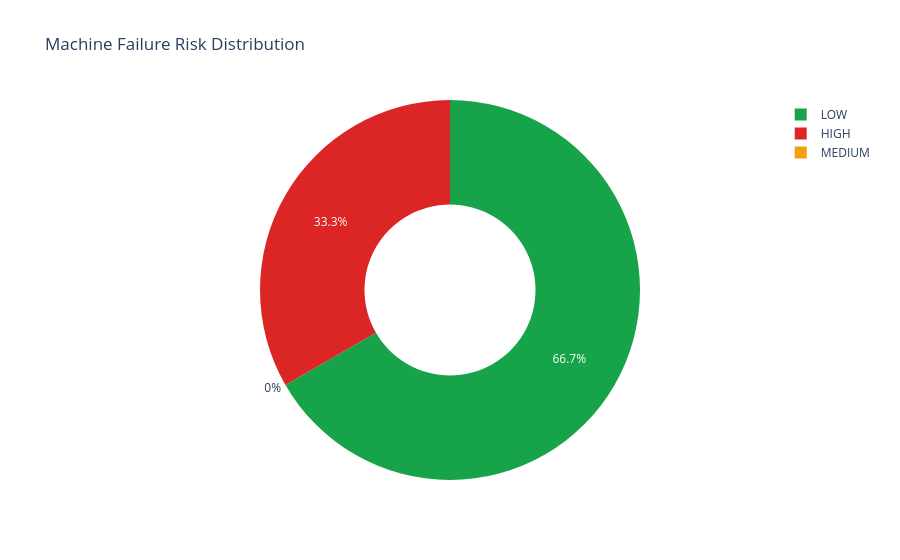

This figure's notebook cell:
### Code cell
risk_data = dashboard_data["risk_distribution"]

risk_df = pd.DataFrame({
    "Risk Level": list(risk_data.keys()),
    "Count": list(risk_data.values())
})

fig = px.pie(
    risk_df,
    names="Risk Level",
    values="Count",
    title="Machine Failure Risk Distribution",
    hole=0.45,
    color="Risk Level",
    color_discrete_map={
        "LOW": "#16a34a",
        "MEDIUM": "#f59e0b",
        "HIGH": "#dc2626"
    }
)

fig.update_layout(
    template="plotly_white",
    height=450
)

fig.show()

### Figure 1 — Plotly figure (JSON) as saved in the notebook; plotly's stock layout.template omitted (floating-point values rounded to 4 significant figures)
{"data": [{"customdata": [["HIGH"], ["LOW"], ["MEDIUM"]], "domain": {"x": [0, 1], "y": [0, 1]}, "hole": 0.45, "hovertemplate": "Risk Level=%{customdata[0]}<br>Count=%{value}<extra></extra>", "labels": ["HIGH", "LOW", "MEDIUM"], "legendgroup": "", "marker": {"colors": ["#dc2626", "#16a34a", "#f59e0b"]}, "name": "", "showlegend": true, "type": "pie", "values": [1, 2, 0]}], "layout": {"autosize": true, "legend": {"tracegroupgap": 0}, "title": {"text": "Machine Failure Risk Distribution"}}}
